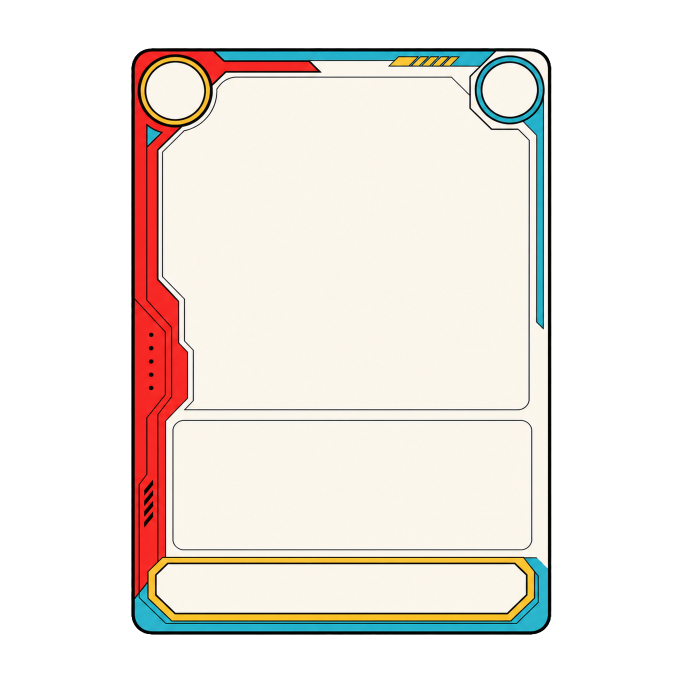
#> input picture assets-src/frame-src.png, 2048 x 2048 px (shown at 1/3 size)
$ python c_foilmask.py
#> lines starting #> are read from the running program, lines starting #| are printed output that depends on the picture; after the words box and inside, x2 and y2 are one past the last pixel; in counts of white or black regions, pixels touching at a corner belong together
### scripts/textures/common.py
"""
Shared geometry, palette and helpers for the Phase 3 texture pipeline.

Every number here traces to docs/baseline-v1/DECISIONS.md (D3) or
docs/design-inputs/PICKS.md. Nothing is estimated.

Master canvas is 2048 x 2048. The card silhouette is 1260 x 1760 sitting at
offset (394, 144) inside it, which is the measured alpha bounding box of
assets-src/frame-src.png. All compositing happens at master scale and the
finished card is reduced to 1008 x 1408 in a single Lanczos step.
"""
from __future__ import annotations

from pathlib import Path

import numpy as np
from PIL import Image, ImageDraw, ImageFont

# --------------------------------------------------------------------------
# Paths
# --------------------------------------------------------------------------
REPO = Path(__file__).resolve().parents[2]
ASSETS_SRC = REPO / "assets-src"
ART_DIR = ASSETS_SRC / "art"
HOLO_DIR = ASSETS_SRC / "holo"
FACES_DIR = ASSETS_SRC / "faces"
NORMALS_DIR = ASSETS_SRC / "normals"
PACKED_DIR = ASSETS_SRC / "packed"
BUILD = Path(__file__).resolve().parent / "build"
FRAME_SRC = ASSETS_SRC / "frame-src.png"
FONT_TTF = BUILD / "JetBrainsMono-latin.ttf"
FONT_WOFF2 = REPO / "public" / "fonts" / "jetbrains-mono-latin.woff2"

# --------------------------------------------------------------------------
# Scale chain, D3. Verified by arithmetic in the decision record.
# --------------------------------------------------------------------------
MASTER = 2048
CARD_X0, CARD_Y0 = 394, 144
CARD_W, CARD_H = 1260, 1760
TEX_W, TEX_H = 1008, 1408
SCALE = TEX_W / CARD_W  # exactly 0.8 on both axes

# Master-canvas boxes, (x, y, w, h). Measured, PICKS.md "Art window" table.
ART_BOX = (490, 233, 1096, 994)
TEXT_BOX = (521, 1263, 1072, 385)
NAME_BAR = (471, 1693, 1106, 145)

# Roundels, measured from the cream components of frame-src.png rather than
# taken from the handoff figure. The spec quotes "centres 101 and 1061, y 103"
# in card space; the frame's actual cream discs are centred at (131.5, 128.0)
# and (1134.5, 125.5) with inner diameters 172 x 169 and 162 x 160. The quoted
# pair is not symmetric about the card and does not land on the drawn discs,
# so the measurement wins, exactly as it did for the other three panels, whose
# measured boxes reproduce the PICKS.md table to the pixel.
ROUNDEL_D = 190  # outer diameter including the ring, per the spec
ROUNDEL_CENTRES_CARD = ((131.5, 128.0), (1134.5, 125.5))
ROUNDEL_INNER_D = (170.5, 161.0)  # measured cream disc, mean of w and h


def card_to_master(x: float, y: float) -> tuple[float, float]:
    return x + CARD_X0, y + CARD_Y0


ROUNDEL_CENTRES = tuple(card_to_master(*c) for c in ROUNDEL_CENTRES_CARD)
#> further down, frame is the input picture: shape (2048, 2048, 4); mean R, G, B, A 119.5, 233.1, 107, 134.5

# --------------------------------------------------------------------------
# Palette. Card-only tokens from the handoff spec, section 01.
# --------------------------------------------------------------------------
INK = (18, 17, 16)          # #121110
CREAM = (250, 245, 235)     # #faf5eb frame cream
NAME_YELLOW = (245, 195, 59)  # #f5c33b
SPINE_RED = (244, 38, 36)   # #f42624
SPINE_CYAN = (53, 185, 216)  # #35b9d8

# --------------------------------------------------------------------------
# Card text sizing, "em of card width" from the handoff spec, section 04.
# --------------------------------------------------------------------------
EM = CARD_W  # 1260 at master scale
SIZE_NAME = 0.056 * EM        # 70.56
SIZE_ABILITY_NAME = 0.034 * EM  # 42.84
SIZE_ABILITY_BODY = 0.029 * EM  # 36.54
SIZE_TYPE_LINE = 0.024 * EM   # 30.24
SIZE_ROUNDEL = 0.054 * EM     # 68.04

# Tracking, em of the type size. The name bar figure is stated in the spec.
# The other three follow the spec's own tracking rule from section 02:
# 0.16em on micro labels, 0 at body sizes.
TRACK_NAME = 0.10
TRACK_TYPE_LINE = 0.16
TRACK_ABILITY_NAME = 0.10
TRACK_ABILITY_BODY = 0.0
TRACK_ROUNDEL = 0.0

# --------------------------------------------------------------------------
# The five cards. Copy is verbatim from the handoff copy deck, section 09.
# --------------------------------------------------------------------------
CARDS = [
    dict(
        slug="hero",
        number="01",
        name="JOSHUA",
        type_line="SUPPORT / ENGINEER · 6 YRS",
        ability_name="IDLE ANIMATION",
        ability_body="Sits cross-legged with a laptop. Ships anyway.",
        holo="starburst",
    ),
    dict(
        slug="komikfind",
        number="02",
        name="KOMIKFIND",
        type_line="SEARCH / STAGE 1",
        ability_name="PANEL RECALL",
        ability_body="Search the whole shelf at once. Median search stage "
                     "3.9s to 472ms.",
        holo="halftone",
    ),
    dict(
        slug="kalakal",
        number="03",
        name="KALAKAL",
        type_line="AGENT / SOLANA",
        ability_name="POLICY GATE",
        ability_body="The agent proposes. The executor enforces. DRY_RUN is "
                     "the hard default.",
        holo="hex",
    ),
    dict(
        slug="raidyard",
        number="04",
        name="RAIDYARD",
        type_line="GAME / DEVVIT WEB",
        ability_name="ASYNC RAID",
        ability_body="Resolves inside the post. Deterministic sim, same "
                     "result for every player.",
        holo="prismatic",
    ),
    dict(
        slug="dotaweakness",
        number="05",
        name="DOTAWEAKNESS",
        type_line="ANALYSIS / DOTA 2",
        ability_name="HONEST MODE",
        ability_body="Reveal nine analysis cards. A banned-token validator "
                     "blocks the comforting words.",
        holo="prismatic",
    ),
]


# --------------------------------------------------------------------------
# Font
# --------------------------------------------------------------------------
# [60 lines left out: functions ensure_font, font_at, tracked_width, draw_tracked, wrap_tracked, not called in this run]


# --------------------------------------------------------------------------
# Cream-window segmentation
# --------------------------------------------------------------------------
def creaminess(rgb: np.ndarray, tol: float = 26.0) -> np.ndarray:
    """Continuous 1.0-at-cream falloff, so window edges stay antialiased."""
    d = np.linalg.norm(rgb.astype(np.float32) - np.array(CREAM, np.float32),
                       axis=-1)
    return np.clip(1.0 - d / tol, 0.0, 1.0)


def window_component(frame_rgba: np.ndarray, seed_xy: tuple[int, int],
                     tol: float = 60.0) -> np.ndarray:
    """Connected component of cream pixels containing seed_xy.

    This is the measured art window including its three angular notches, which
    is why the notches survive as frame rather than being cut out of the art.
    """
#> called with seed_xy = (1038, 730), tol = 60
    from scipy import ndimage

    rgb = frame_rgba[..., :3]
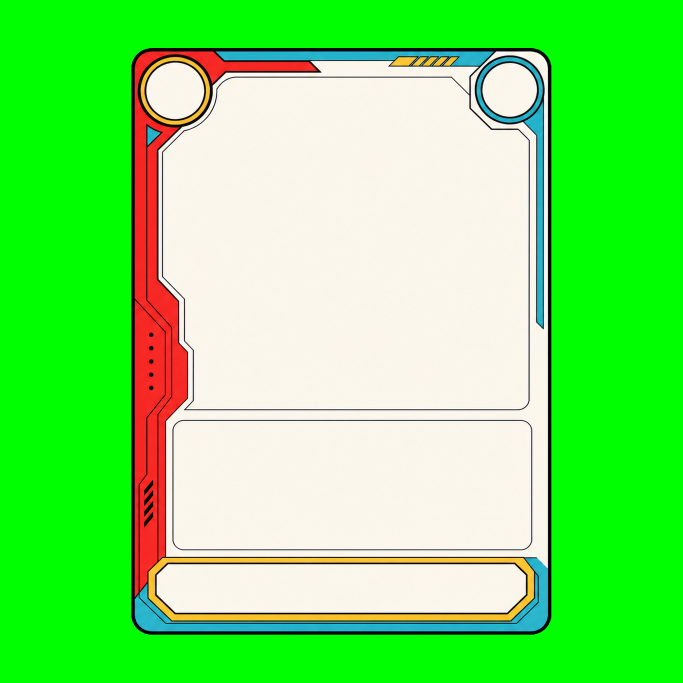
#> rgb: shape (2048, 2048, 3) (shown at 1/3 size); mean R, G, B 119.5, 233.1, 107
    alpha = frame_rgba[..., 3]
    d = np.linalg.norm(rgb.astype(np.float32) - np.array(CREAM, np.float32),
                       axis=-1)
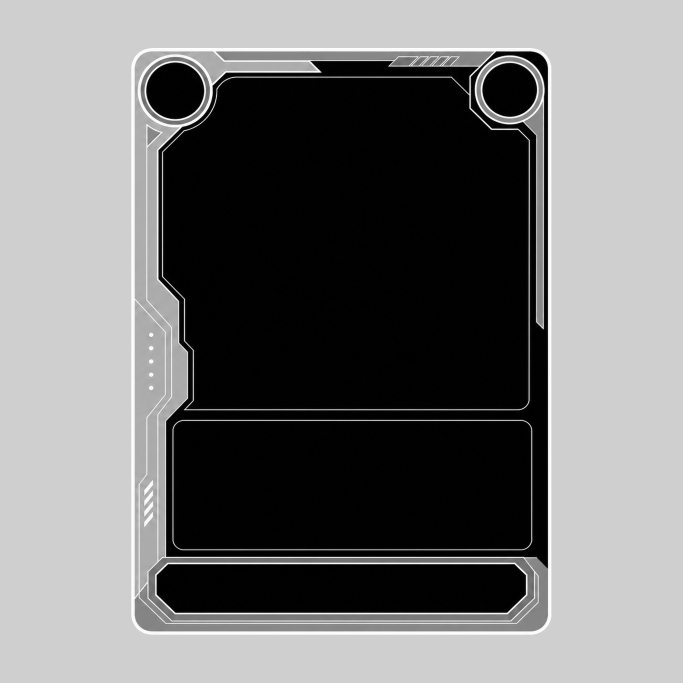
#> d: shape (2048, 2048) float32 (shown at 1/3 size); min 0, max 421.6, mean 193.7; drawn with min black and max white
    cream = (d < tol) & (alpha > 200)
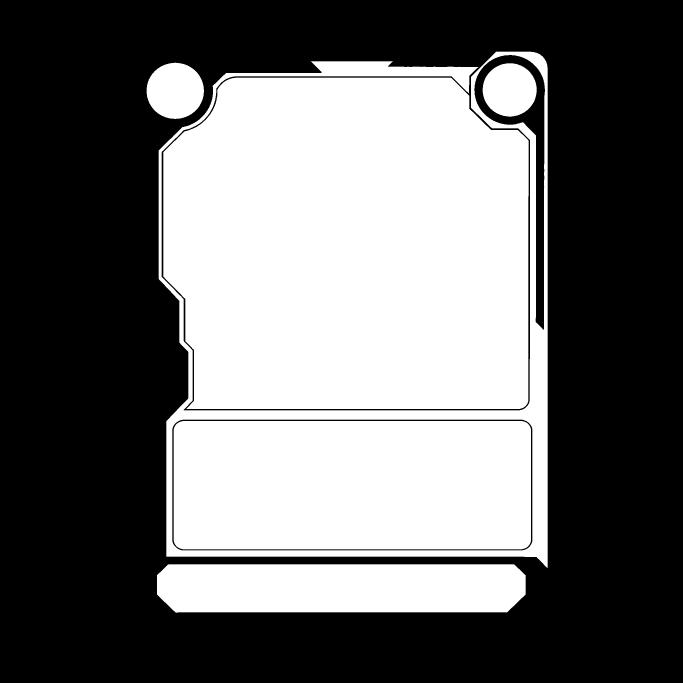
#> cream: shape (2048, 2048) bool (shown at 1/3 size); 42.2% white; 6 white regions, box (x1, y1, x2, y2) and area: (490, 233, 1586, 1227) 1006370, (521, 1263, 1593, 1648) 411933, (471, 1693, 1577, 1838) 155188, (476, 155, 1643, 1704) 155154, (440, 188, 612, 357) 22722, (1448, 190, 1610, 350) 20312
    lab, _ = ndimage.label(cream)
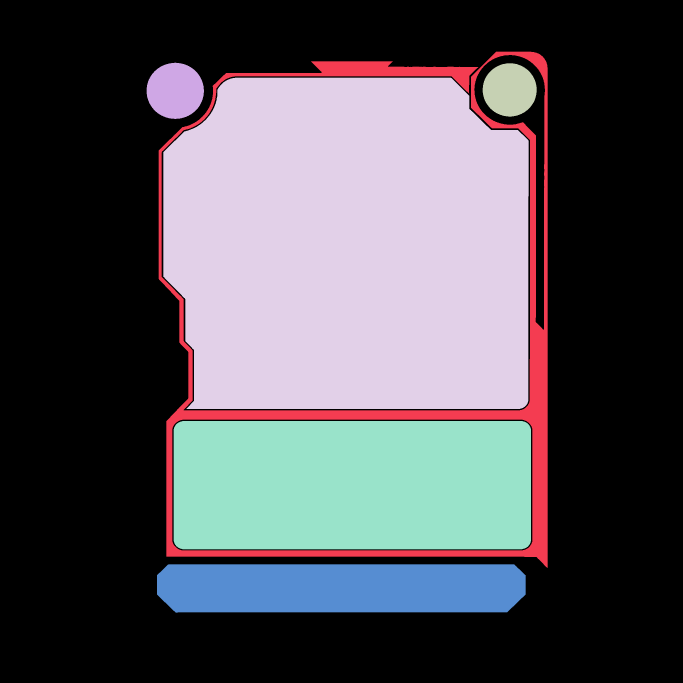
#> lab: shape (2048, 2048) int32 (shown at 1/3 size); 7 distinct labels, from 0 to 6; one colour per label, 0 black
    sx, sy = seed_xy
    idx = lab[sy, sx]
#> idx = 4
    if idx == 0:
        raise RuntimeError(f"No cream component at seed {seed_xy}")
    return lab == idx
#> returned value: shape (2048, 2048) bool; 24% white; 1 white region, box (x1, y1, x2, y2) and area: (490, 233, 1586, 1227) 1006370


# --------------------------------------------------------------------------
# Output
# --------------------------------------------------------------------------
# [10 lines left out: functions reduce_card, save_png, not called in this run]

### scripts/textures/a_faces.py
"""
Section A. Card face albedos, five cards, 1008 x 1408.

Composites frame-src.png, the per-card art and the card text at the 2048
master scale, then reduces the 1260 x 1760 silhouette to 1008 x 1408 in a
single Lanczos step, per D3.

The art is drawn beneath the frame through the measured cream window so the
three angular notches survive as frame rather than being cut out of the art.

    python scripts/textures/a_faces.py
    python scripts/textures/a_faces.py --verify
"""
from __future__ import annotations

import argparse
import sys

import numpy as np
from PIL import Image, ImageDraw

from common import (ART_BOX, ART_DIR, CARD_H, CARD_W, CARD_X0, CARD_Y0, CARDS,
                    CREAM, FACES_DIR, FRAME_SRC, INK, MASTER, NAME_BAR,
                    ROUNDEL_CENTRES, ROUNDEL_D, SCALE, SIZE_ABILITY_BODY,
                    SIZE_ABILITY_NAME, SIZE_NAME, SIZE_ROUNDEL,
                    SIZE_TYPE_LINE, TEXT_BOX, TEX_H, TEX_W, TRACK_ABILITY_BODY,
                    TRACK_ABILITY_NAME, TRACK_NAME, TRACK_ROUNDEL,
                    TRACK_TYPE_LINE, creaminess, draw_tracked, font_at,
                    reduce_card, save_png, tracked_width, window_component,
                    wrap_tracked)

# Inner padding of the ability text box, master pixels.
BOX_PAD_X = 34
BODY_LEADING = 1.32


def build_window_mask(frame_rgba: np.ndarray) -> tuple[np.ndarray, np.ndarray]:
    """Return (hard component mask, soft creaminess) for the art window."""
    ax, ay, aw, ah = ART_BOX
    seed = (ax + aw // 2, ay + ah // 2)
    comp = window_component(frame_rgba, seed)

    from scipy import ndimage
    grown = ndimage.binary_dilation(comp, iterations=3)
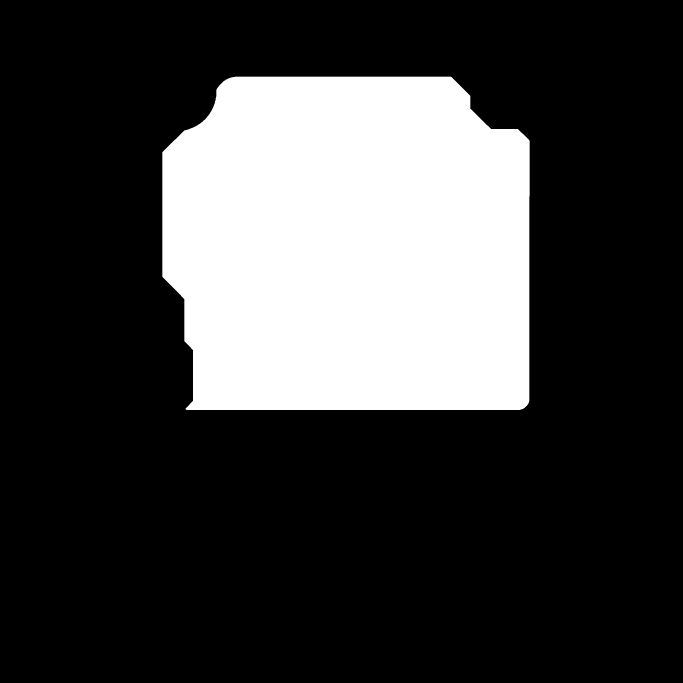
#> grown: shape (2048, 2048) bool (shown at 1/3 size); 24.3% white; 1 white region, box (x1, y1, x2, y2) and area: (487, 230, 1589, 1230) 1017732
    soft = creaminess(frame_rgba[..., :3]) * grown
    return grown, soft


# [180 lines left out: functions draw_ability_box, draw_name_bar, draw_holo_glyph, draw_roundels, build_face, build_all and 1 more, not called in this run]


# [7 lines that do not run on import are left out]

### scripts/textures/c_foilmask.py
"""
Section C. Foil masks, 1008 x 1408 grayscale.

Procedural, as the brief requires. Two contributions, unioned at master scale
and reduced through the same crop-then-single-Lanczos path as the albedo:

  frame holo regions   the chroma-bearing frame parts, which are the two
                       spines, the name bar and the roundel rings. Segmented
                       from frame-src.png by alpha and chroma, so the cream
                       panels and the ink keyline are excluded by measurement
                       rather than by hand-drawn boxes.

  art highlights       the brightest part of each card's art, inside the
                       measured window only, on a soft percentile ramp so the
                       mask has a gradient to drive the raking-light sweep
                       rather than a binary cut.

    python scripts/textures/c_foilmask.py
"""
from __future__ import annotations

import numpy as np
from PIL import Image

from common import (ART_BOX, ART_DIR, CARD_H, CARD_W, CARD_X0, CARD_Y0, CARDS,
                    CREAM, FACES_DIR, FRAME_SRC, MASTER, reduce_card, save_png)

CHROMA_MIN = 40.0     # separates the coloured frame parts from cream and ink

# Art highlights. A percentile straight off the raw luminance traces every
# cel-shading edge and produces a mask of thin wires, because the art is flat
# shaded with thick black outlines and every light-against-outline boundary
# clears any threshold. Pre-blurring first selects broad lit regions instead
# of edges, and a morphological opening removes whatever wire survives.
ART_PRE_BLUR = 9.0    # px at master scale
ART_OPEN_RADIUS = 7   # px, minimum feature width that may remain
ART_LO_PCT, ART_HI_PCT = 80.0, 98.5
ART_SMOOTH = 4.0


def chroma(rgb: np.ndarray) -> np.ndarray:
    f = rgb.astype(np.float32)
    return f.max(axis=-1) - f.min(axis=-1)


def frame_foil(frame_rgba: np.ndarray) -> np.ndarray:
    """Chroma-bearing frame regions: spines, name bar, roundel rings."""
    alpha = frame_rgba[..., 3].astype(np.float32) / 255.0
    c = chroma(frame_rgba[..., :3])
    soft = np.clip((c - CHROMA_MIN) / 45.0, 0.0, 1.0)
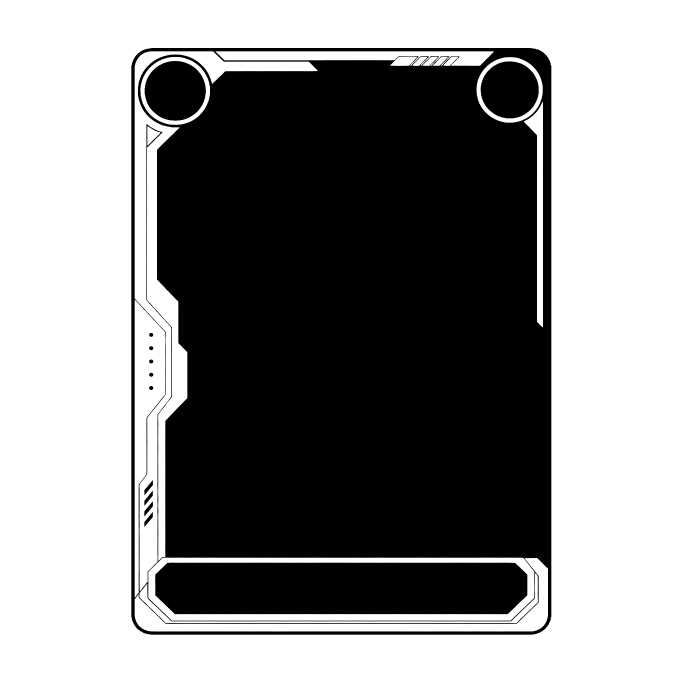
#> soft: shape (2048, 2048) float32 (shown at 1/3 size); min 0, max 1, mean 0.542
    return soft * alpha
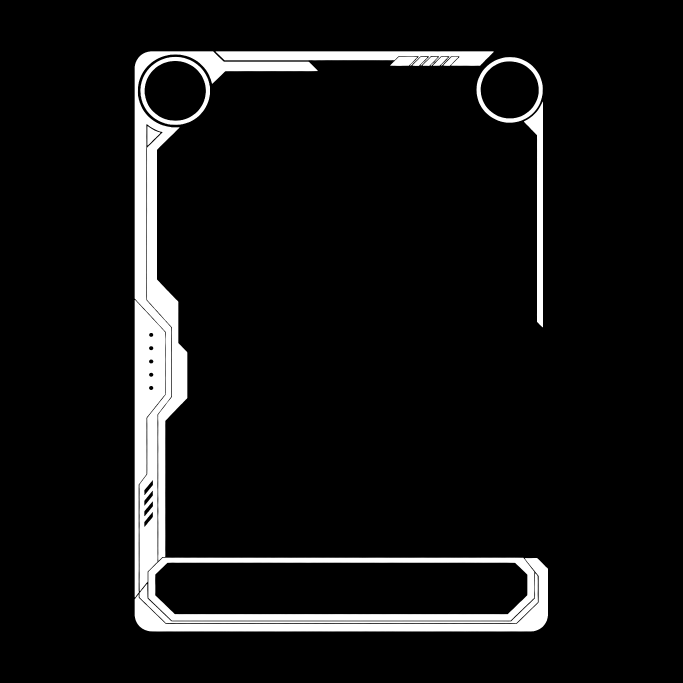
#> returned value: shape (2048, 2048) float32 (shown at 1/3 size); min 0, max 1, mean 0.0701


def art_highlights(slug: str, window: np.ndarray) -> np.ndarray:
    from scipy import ndimage

    ax, ay, aw, ah = ART_BOX
#> (the run stopped early here; a loop or call above may not have finished)
